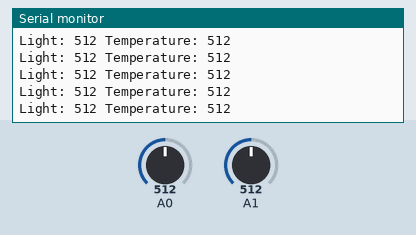
This sketch was run on a simulated Arduino Uno, built with avr-gcc and run on an emulated ATmega328P. Shown: the last lines printed to the serial monitor. The inputs (shaded band) are chosen by the test bench; at power-on: A0 = 512, A1 = 512.

Above: at 1.2 s.
1.3 s: A0 set to 716
At 1.31 s:
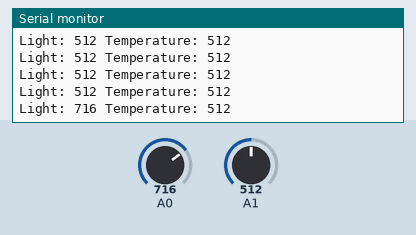
2.8 s: A1 set to 716
At 2.83 s:
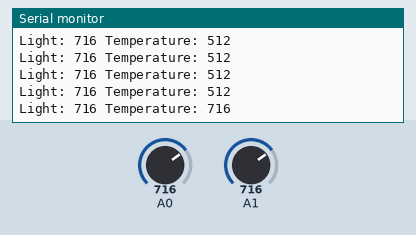
4.3 s: A0 set to 900
At 4.34 s:
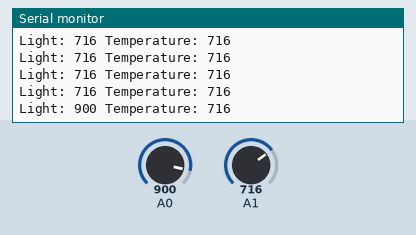
5.8 s: A1 set to 900
At 5.85 s:
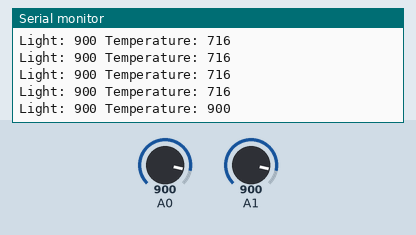
Timing chart, 0 to 8.3 s (numbered marks = the images above; inputs shaded):
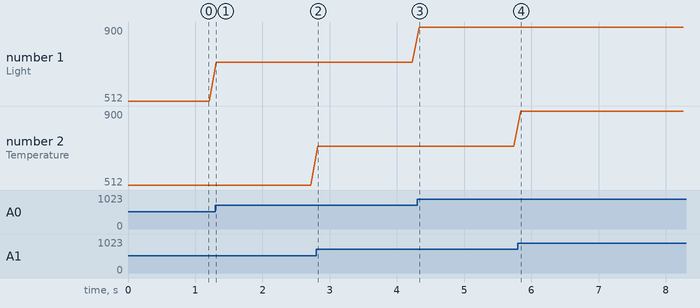

The sketch:

analog_temp_light_sensor.ino
```cpp
/* To read the onboard light and temperature sensors,
 run the code below, then open the serial window at
 9600 baud. Ensure the two jumpers are in place*/

int LightValue = 0;
int TemperatureValue = 0;

void setup() {
  Serial.begin(9600);
}

void loop() {
  LightValue = analogRead(A0);
  TemperatureValue = analogRead(A1);
  Serial.print("Light: ");
  Serial.print(LightValue);
  Serial.print(" Temperature: ");
  Serial.println(TemperatureValue);
  delay(100);
}
```

Measured:
- after the input at 1.3 s, the serial monitor: prints a new line at once (image 1)
- after the input at 2.8 s, the serial monitor: prints a new line at once (image 2)
- after the input at 4.3 s, the serial monitor: prints a new line at once (image 3)
- after the input at 5.8 s, the serial monitor: prints a new line at once (image 4)
- plotted number 1: 512 → 716 after the input at 1.3 s, 716 → 900 after the input at 4.3 s
